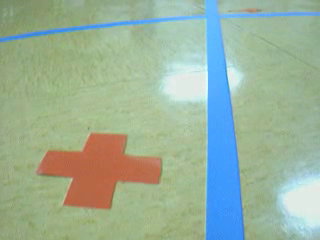
#> input picture proyectoRobotica-v3.0/image-segmentation/imgs/linea.png, 320 x 240 px
$ python classif_evaluation.py   (older library calls are emulated)
#> lines starting #> are read from the running program, lines starting #| are printed output that depends on the picture
# coding=UTF-8
import cv, cv2
from scipy.misc import imread, imsave
import numpy as np

import time

import classif as cl

def get_data_labels(im_filename, mark_filename):
#> called with im_filename = 'imgs/linea.png', mark_filename = 'imgs/lineaMarcada.png'
    img = imread(im_filename)
#> img is the input picture: shape (240, 320, 3); mean R, G, B 154.9, 177.1, 154.7
    markImg = imread(mark_filename)
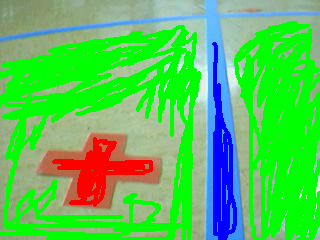
#> input picture proyectoRobotica-v3.0/image-segmentation/imgs/lineaMarcada.png, 320 x 240 px
#> markImg is the input picture: shape (240, 320, 3); mean R, G, B 89.1, 195.6, 90.4

    data_marca=img[np.where(np.all(np.equal(markImg,(255,0,0)),2))]
#> data_marca = 2498 rows, first 8: [192, 108, 75], [195, 111, 78], [196, 104, 72], [193, 107, 75], [194, 108, 76], [191, 110, 74], [197, 105, 73], [194, 108, 76]
    data_fondo=img[np.where(np.all(np.equal(markImg,(0,255,0)),2))]
    data_linea=img[np.where(np.all(np.equal(markImg,(0,0,255)),2))]
#> data_linea = 2562 rows, first 8: [93, 187, 253], [95, 185, 255], [95, 185, 255], [94, 188, 254], [93, 187, 253], [95, 185, 255], [95, 185, 255], [92, 184, 255]

    labels_marca = np.zeros(data_marca.shape[0],np.int8) + 2
#> labels_marca = 2498 values from 2 to 2
    labels_fondo = np.zeros(data_fondo.shape[0],np.int8)
    labels_linea = np.ones(data_linea.shape[0],np.int8)
#> labels_linea = 2562 values from 1 to 1

    data = np.concatenate([data_marca, data_fondo, data_linea])
    data = ((data+0.0) / np.sum(data,1)[:,np.newaxis])[:,:2]
#> data = 35919 pairs, first value 0.118 to 0.535, second value 0.275 to 0.4
    labels = np.concatenate([labels_marca,labels_fondo, labels_linea])
    return data, labels

# Se crean los datasets de entrenamiento y test
dataTr, labelsTr = get_data_labels("imgs/linea.png", "imgs/lineaMarcada.png")
#> dataTr has the same summary as data in get_data_labels
dataTe, labelsTe = get_data_labels("imgs/linea2.png","imgs/lineaMarcada2.png")
#> call 2 of get_data_labels, with im_filename = 'imgs/linea2.png', mark_filename = 'imgs/lineaMarcada2.png'
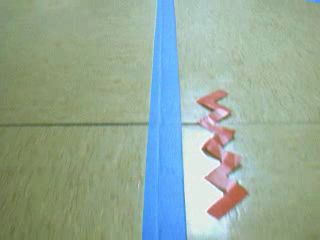
#> input picture proyectoRobotica-v3.0/image-segmentation/imgs/linea2.png, 320 x 240 px
#> in get_data_labels, img is the input picture: shape (240, 320, 3); mean R, G, B 149, 169.5, 153.1
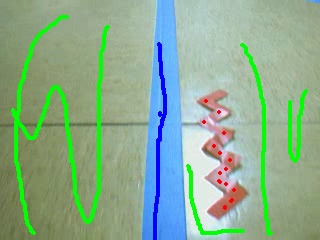
#> input picture proyectoRobotica-v3.0/image-segmentation/imgs/lineaMarcada2.png, 320 x 240 px
#> in get_data_labels, markImg is the input picture: shape (240, 320, 3); mean R, G, B 139.3, 172.6, 144.8
#> in get_data_labels (call 2), `data_marca=img[np.where(np.all(np.equal(markImg,(255,0,0)),2))]`: data_marca = 182 rows, first 8: [196, 125, 124], [198, 133, 123], [196, 123, 118], [198, 125, 120], [196, 128, 124], [199, 131, 127], [196, 123, 118], [198, 125, 120]
#> in get_data_labels (call 2), `data_linea=img[np.where(np.all(np.equal(markImg,(0,0,255)),2))]`: data_linea = 834 rows, first 8: [106, 180, 249], [106, 180, 249], [99, 172, 250], [106, 180, 249], [106, 180, 249], [111, 190, 255], [100, 173, 251], [107, 182, 248]
#> in get_data_labels (call 2), `data = ((data+0.0) / np.sum(data,1)[:,np.newaxis])[:,:2]`: data = 5569 pairs, first value 0.151 to 0.523, second value 0.274 to 0.401
#> dataTe has the same summary as data in get_data_labels; labelsTe = 5569 values, max 2 at index 0, min 0 at index 182, mean 0.215

############# CLASIFICADOR EUCLÍDEO #############
# ENTRENAMIENTO
start = time.time()
#> (the run stopped early here; a loop or call above may not have finished)
